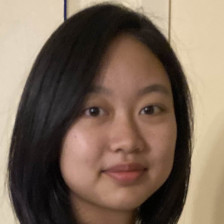
#> input picture Code/Cut_Thi_25.jpg, 224 x 224 px
$ python CompareCarre.py
#> lines starting #> are read from the running program, lines starting #| are printed output that depends on the picture; pictures that were not available may be replaced by others from this repository, and a replacement may not be noted
import cv2
import numpy as np
from skimage.metrics import structural_similarity as ssim

def compare_images(image1_path, image2_path):
    """
    Compare deux images et retourne des mesures de similarité et différence.

    Arguments :
    - image1_path : chemin de la première image.
    - image2_path : chemin de la deuxième image.

    Retourne :
    - un dictionnaire avec les valeurs de SSIM et MAE.
    """
#> called with image1_path = 'Cut_Thi_25.jpg', image2_path = 'CroppedImagesHaar/Thi_25.jpg'
    # Charger les images en niveaux de gris
    img1 = cv2.imread(image1_path, cv2.IMREAD_GRAYSCALE)
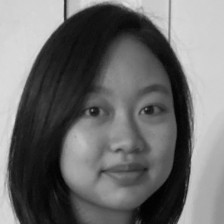
#> img1: shape (224, 224); min 0, max 222, mean 108.9
    img2 = cv2.imread(image2_path, cv2.IMREAD_GRAYSCALE)
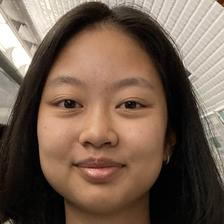
#> input picture Code/Cut_Thi_24.jpg, 224 x 224 px, given in place of Thi_25.jpg, which was not available
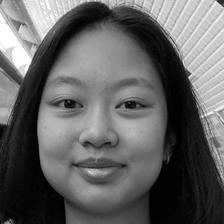
#> img2: shape (224, 224); min 0, max 255, mean 98.4

    # Vérifier que les deux images ont les mêmes dimensions
    if img1.shape != img2.shape:
        raise ValueError("Les deux images doivent avoir les mêmes dimensions pour être comparées.")

    # Calcul de la similarité structurelle (SSIM)
    ssim_value, _ = ssim(img1, img2, full=True)
#> ssim_value = 0.256

    # Calcul de la différence moyenne absolue (MAE)
    mae_value = np.mean(np.abs(img1.astype("float32") - img2.astype("float32")))
#> mae_value = 50.51

    return {
        "SSIM": ssim_value,
        "MAE": mae_value
    }

# Exemple d'utilisation
if __name__ == "__main__":
    # Remplacez les chemins ci-dessous par vos propres images
    image1_path = "Cut_Thi_25.jpg"
    image2_path = "CroppedImagesHaar/Thi_25.jpg"

    try:
        result = compare_images(image1_path, image2_path)
#> result = {'SSIM': 0.256, 'MAE': 50.51}
        print(f"SSIM (similarité structurelle) : {result['SSIM']:.4f}")
#| SSIM (similarité structurelle) : 0.2563
        print(f"MAE (différence moyenne absolue) : {result['MAE']:.4f}")
#| MAE (différence moyenne absolue) : 50.5140
    except ValueError as e:
        print(f"Erreur : {e}")
